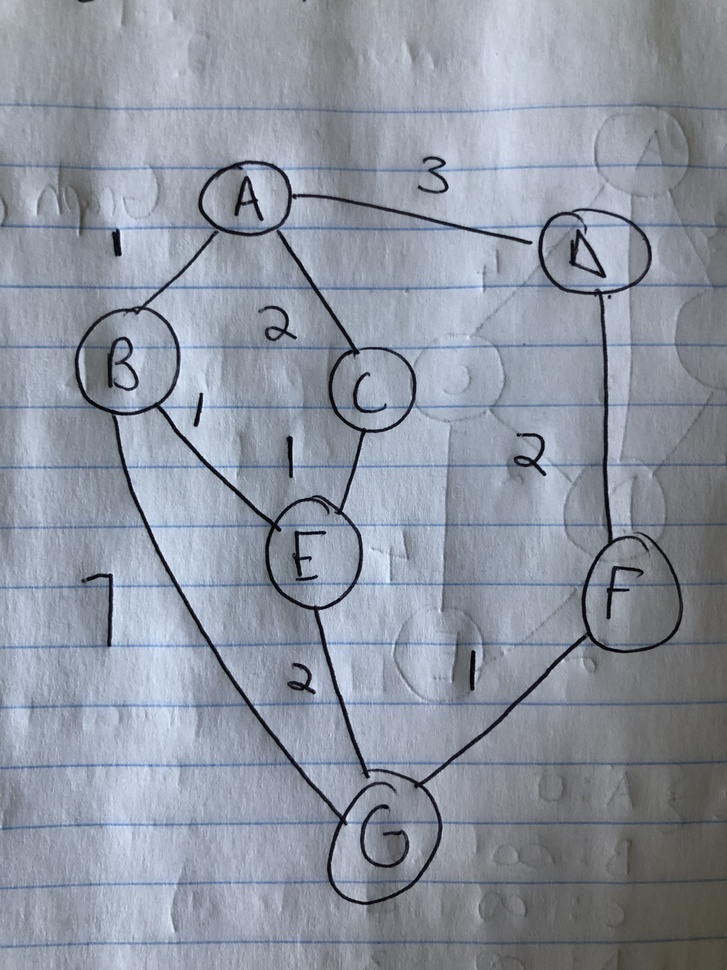
#> input picture opencv_tests/test_graph.jpg, 727 x 970 px, shrunk from 3024 x 4032 before the run
$ python hsv.py
#> lines starting #> are read from the running program, lines starting #| are printed output that depends on the picture; after the words box and inside, x2 and y2 are one past the last pixel; in counts of white or black regions, pixels touching at a corner belong together
import cv2
import numpy as np
image = cv2.imread('test_graph.jpg')
#> image is the input picture: shape (970, 727, 3); mean B, G, R 160.8, 148.9, 142.1
lower_white = np.array([0, 0, 0], dtype=np.uint8)
upper_white = np.array([20, 20, 20], dtype=np.uint8)
mask = cv2.inRange(image, lower_white, upper_white) # could also use threshold
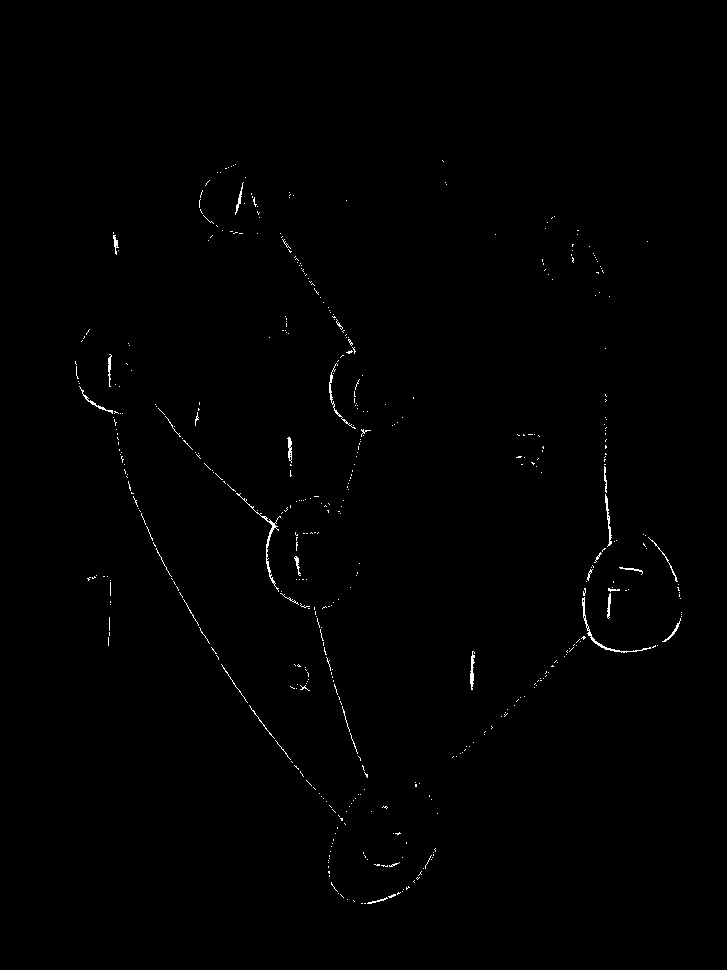
#> mask: shape (970, 727); 0.48% white in thin lines or dots, all inside (x1, y1, x2, y2) = (75, 160, 682, 904)
res = cv2.bitwise_and(image, image, mask)

img2gray = cv2.cvtColor(image,cv2.COLOR_BGR2GRAY)
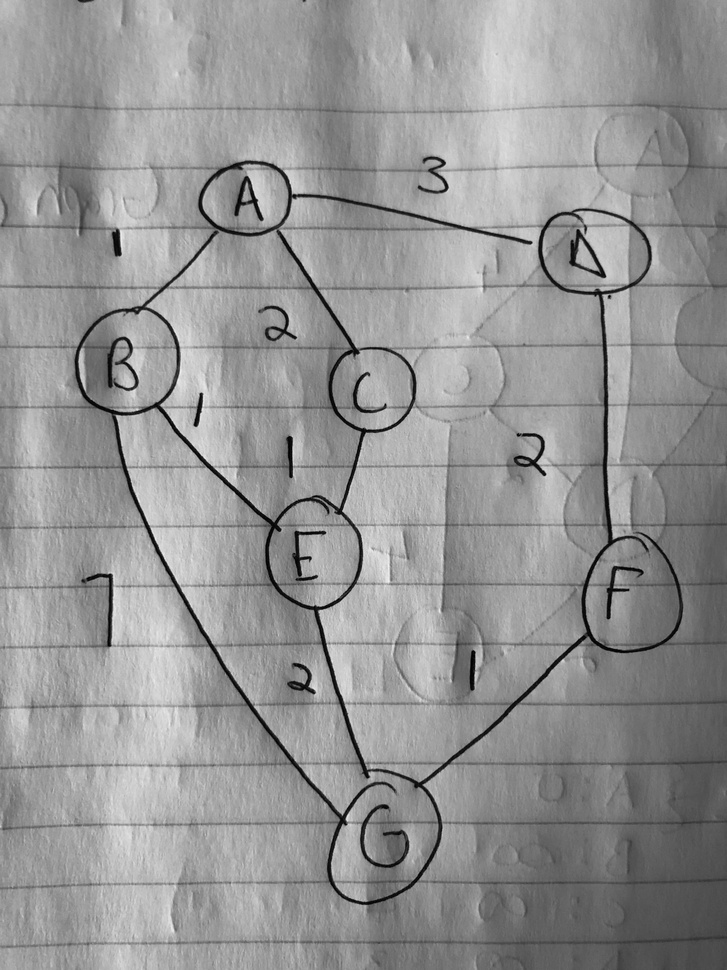
#> img2gray: shape (970, 727); min 0, max 243, mean 148.2
ret, mask = cv2.threshold(img2gray, 10, 255, cv2.THRESH_BINARY)
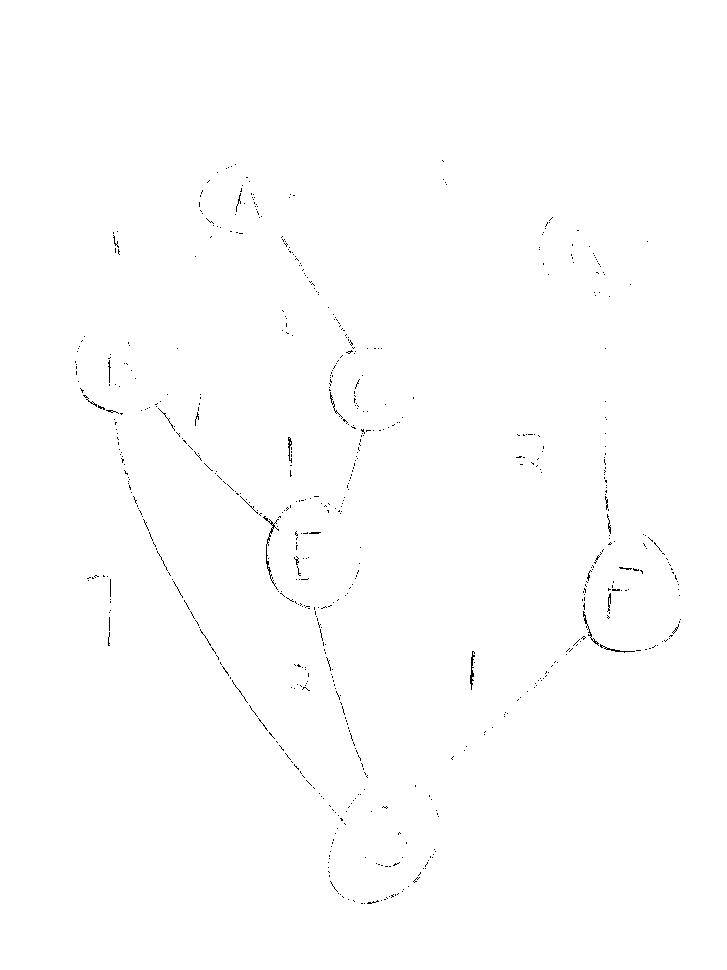
#> mask: shape (970, 727); 99.6% white; black in thin lines or dots, all inside (x1, y1, x2, y2) = (75, 160, 681, 904)
mask_inv = cv2.bitwise_not(mask)
cv2.imshow('mask', mask_inv)

cv2.imshow('res', res) # gives black background

'''
img = cv2.imread('test_graph.jpg')
hsv = cv2.cvtColor(img, cv2.COLOR_BGR2HSV)
lower_gray = np.array([0, 5, 50], np.uint8)
upper_gray = np.array([179, 50, 255], np.uint8)
mask_gray = cv2.inRange(hsv, lower_gray, upper_gray)
img_res = cv2.bitwise_and(img, img, mask = mask_gray)

cv2.imshow('res',img_res)
cv2.waitKey(0)
cv2.destroyAllWindows()
'''

'''
# define range of blue color in HSV
lower_black = np.array([0,0,0])
upper_black = np.array([10,10,10])
mask = cv2.inRange(hsv, (min_blue, min_green, min_red), (max_blue, max_green, max_red))
#showing the mask image
cv2.imshow('Mask Image', mask)

# Threshold the HSV image to get only blue colors
mask = cv2.inRange(hsv, lower_black, upper_black)

# Bitwise-AND mask and original image
res = cv2.bitwise_and(img,img, mask= mask)

cv2.imshow('frame',hsv)
cv2.imshow('mask',mask)
cv2.imshow('res',res)
'''
cv2.waitKey(0)
cv2.destroyAllWindows()
